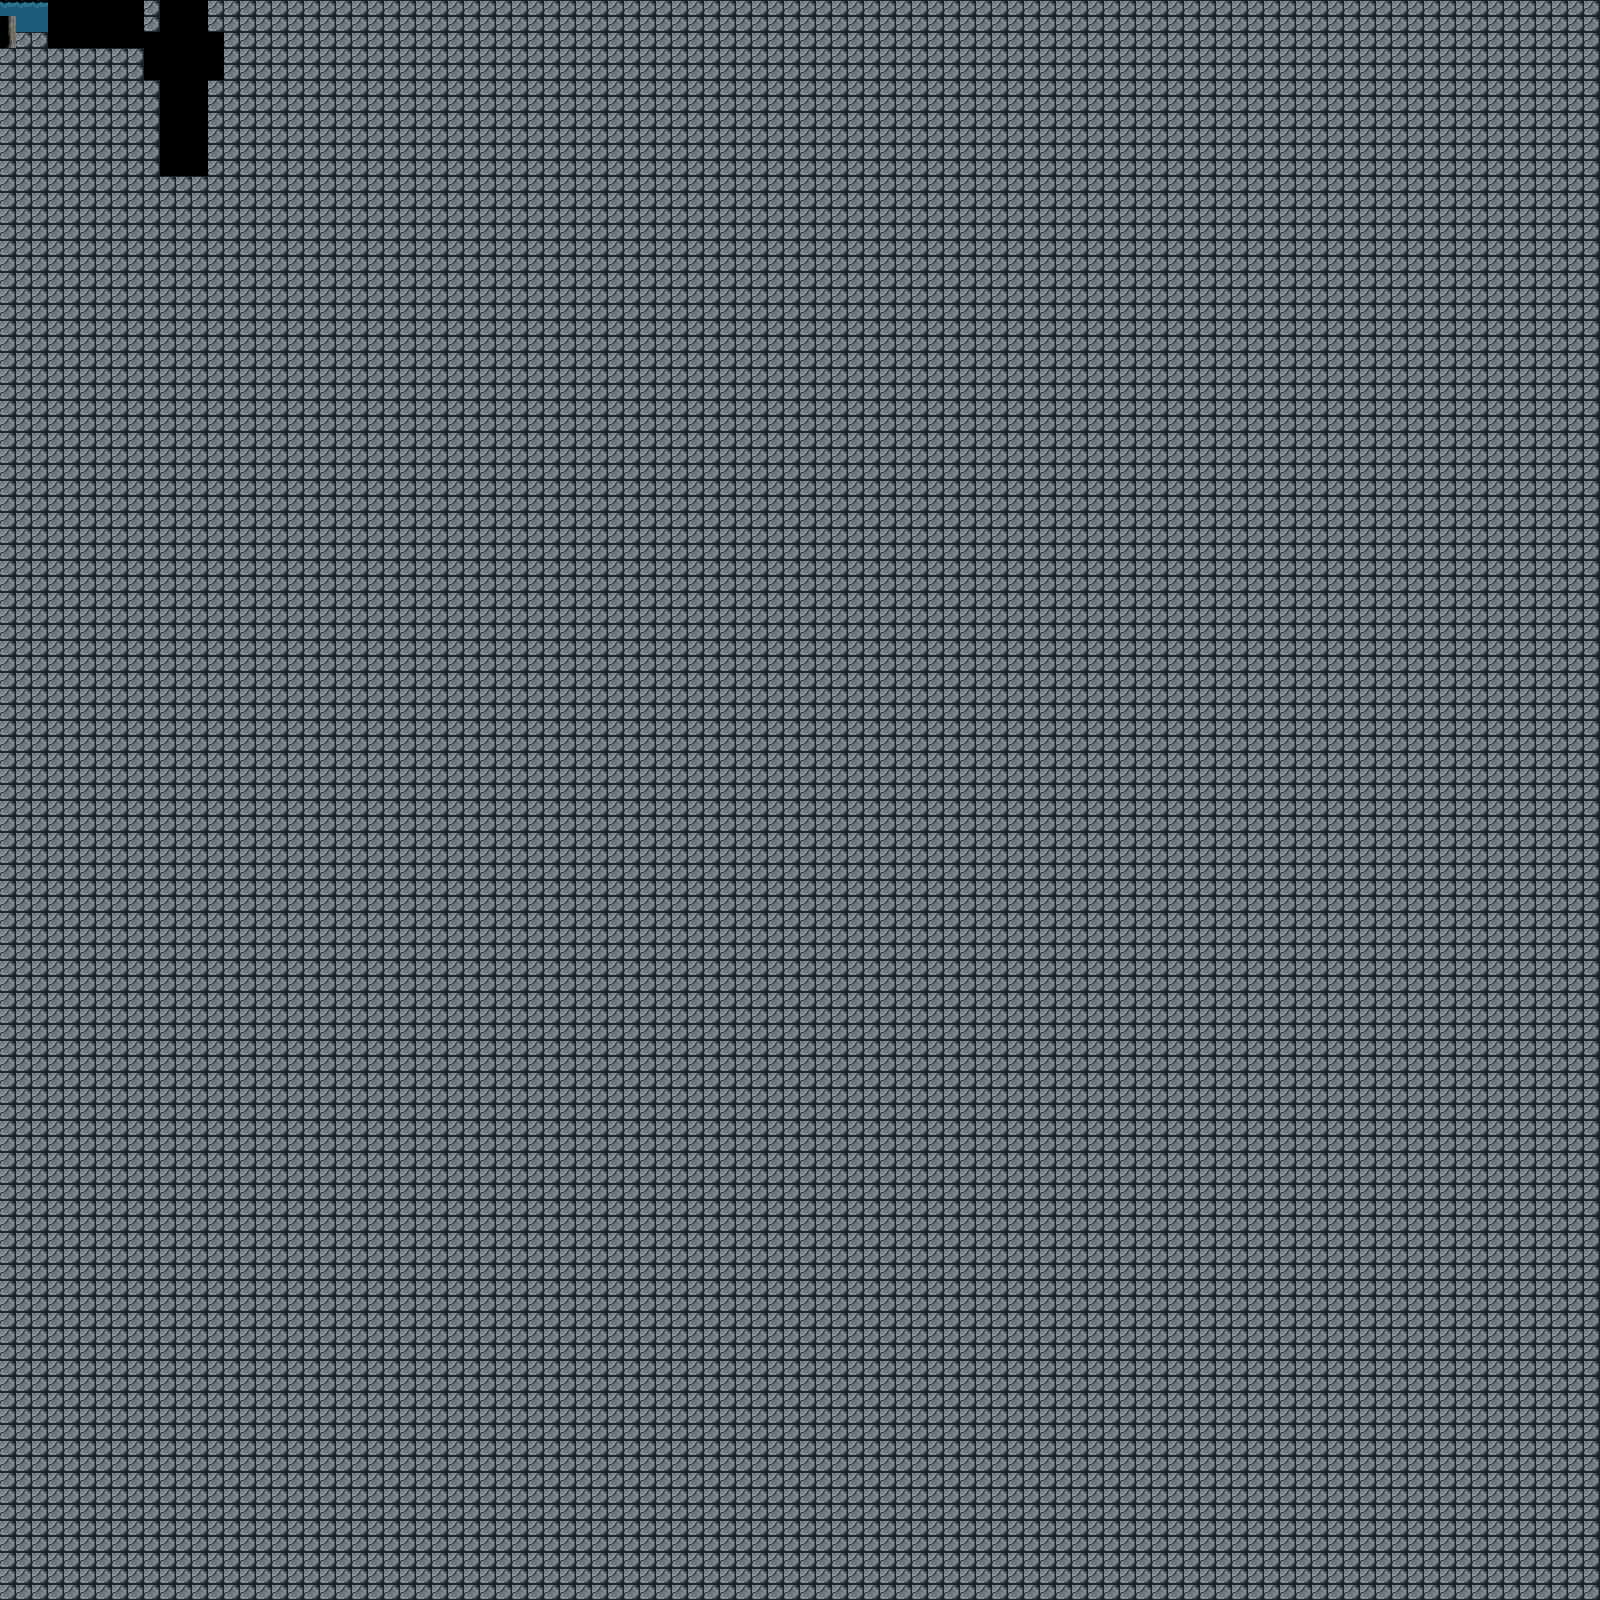

Tiled map render using the project's own tile images. Description and the map definition, with tile-layer contents summarised, below:
An orthogonal 100x100 tile map with 16x16 px tiles, 3 tile layers (Layer 1, PlayerLayer, FG), 1 hidden layer not drawn.

<map version="1.0" orientation="orthogonal" renderorder="right-down" width="100" height="100" tilewidth="16" tileheight="16" nextobjectid="1">
 <tileset firstgid="1" name="tiles" tilewidth="16" tileheight="16" tilecount="2912" columns="52">
  <image source="tiles.png" width="832" height="896" />
 </tileset>
 <layer name="Layer 1" width="100" height="100">
  <data>[10000 cells, 10000 non-empty, 28 distinct tile ids]</data>
 </layer>
 <layer name="PlayerLayer" width="100" height="100">
  <data>[10000 cells, 0 non-empty, 0 distinct tile ids]</data>
 </layer>
 <layer name="FG" width="100" height="100">
  <data>[10000 cells, 2 non-empty, 1 distinct tile ids]</data>
 </layer>
 <layer name="Collisions" width="100" height="100" visible="0">
  <data>[10000 cells, 5 non-empty, 1 distinct tile ids]</data>
 </layer>
</map>